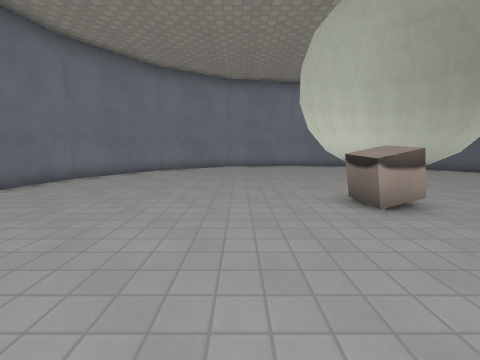
View 1 (above)

13 first-person views from a walk through a 3-D level made in the Godot game engine. The camera is 1.2 m above the floor, tilts 8° down and sees 90° across. The floor is counted in squares, 1 m on a side. Each view is taken from the middle of a square. On the plan, view 1 faces up. The plan holds only what a view shows up to about 12 squares ahead; the rest is blank. Surface patterns are stand-ins for the level's own textures.

View 2
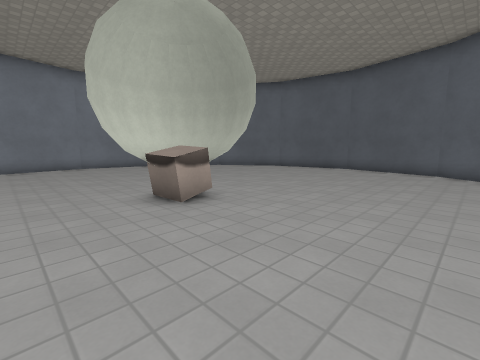

View 3
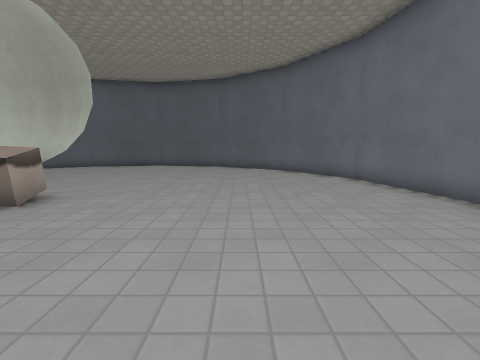

View 4
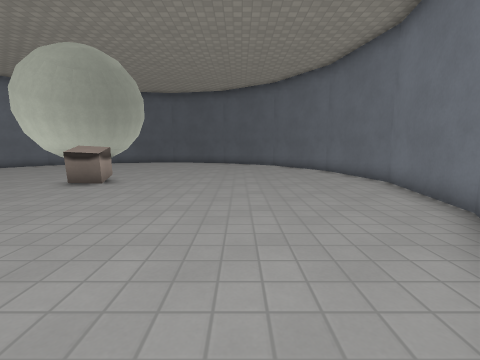

View 5
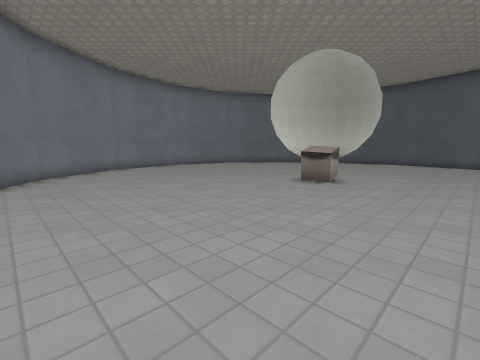

View 6
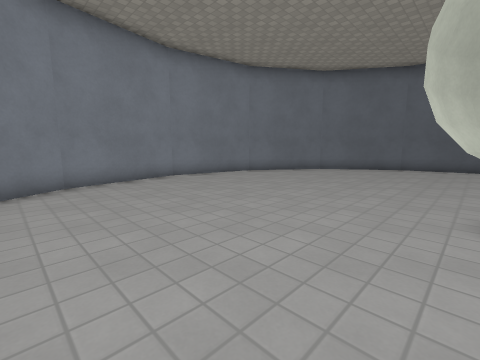

View 7
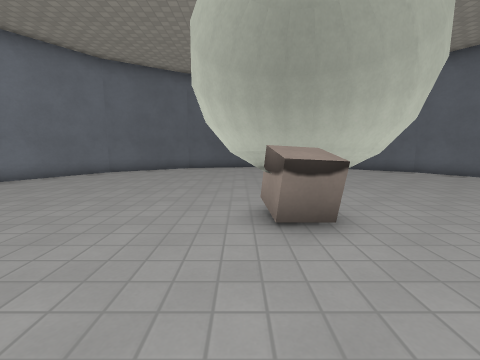

View 8
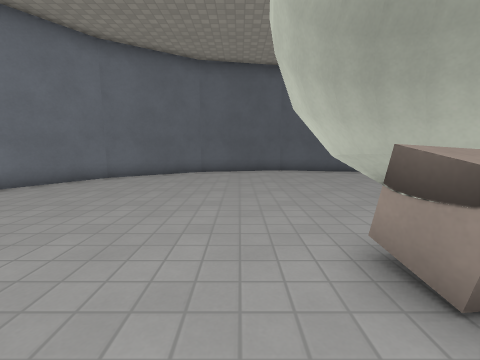

View 9
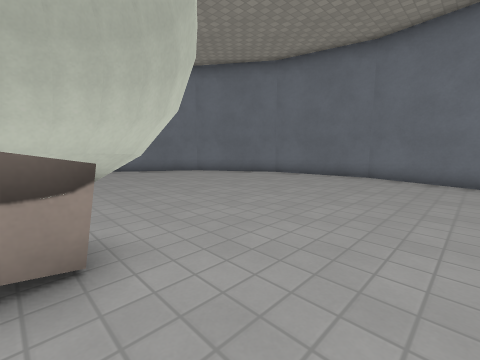

View 10
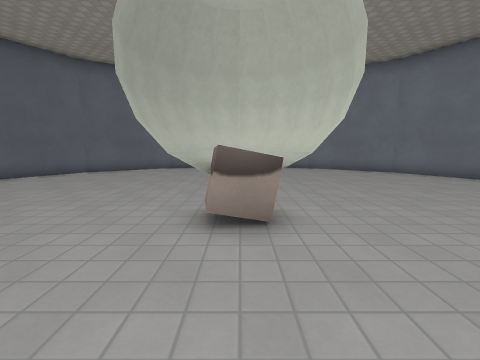

View 11
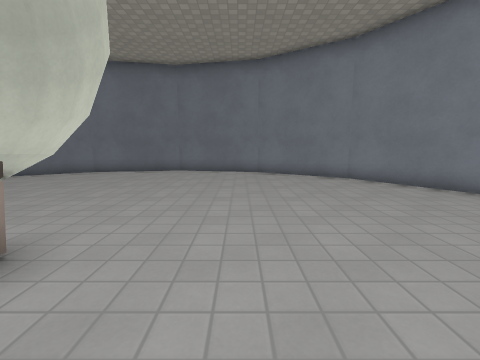

View 12
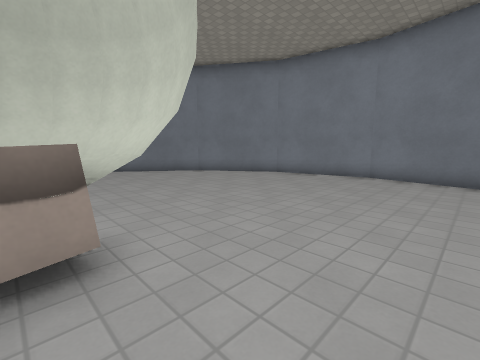

View 13
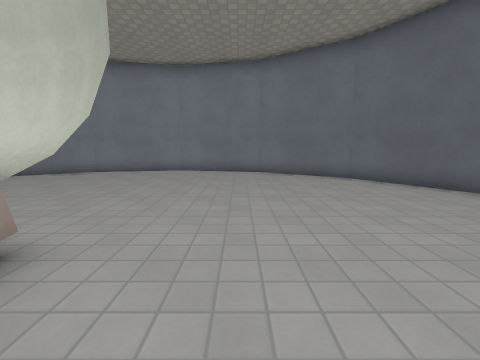

### Floor plan
Points are (right, up) in squares from view 1. A wall is a line through its corners. A room is listed if a view was taken in it or the views show most of it. See-through windows are left out.
Room 1 (views 1, 2, 3, 4, 5, 6, 7, 8, 9, 10, 11, 12, 13)
walls: (-6.2, 1.2) (-4, -2.1) (-0.8, -4.3) (3, -5) (6.9, -4.3) (10.1, -2.1) (12.3, 1.2) (13, 5) (12.3, 8.8) (10.1, 12.1) (6.8, 14.2) (3.1, 15) (-0.8, 14.2) (-4, 12.1) (-6.2, 8.8) (-7, 5) (-6.2, 1.2)
objects: ball (2, 4) to (4, 6)

Positions as (right, up) in squares from view 1, and headings:
1: (0, 0), facing up
2: (0, 0), facing up-right
3: (-2, 0), facing right
4: (-5, 0), facing right
5: (-5, 1), facing up-right
6: (-2, 6), facing up-right
7: (-1, 6), facing right
8: (1, 7), facing right
9: (3, 8), facing down-left
10: (3, 9), facing down
11: (5, 8), facing left
12: (6, 5), facing up-left
13: (6, 3), facing up
